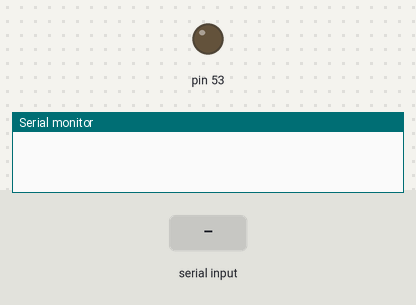
The sketch below on a simulated Arduino Mega 2560, built with avr-gcc and run on an emulated ATmega2560. Shown: output pins drawn as LEDs (lit = HIGH), the last lines printed to the serial monitor. The inputs (shaded band) are chosen by the test bench.

Above: at 1.2 s.
1.3 s: "l" received over Serial
At 1.9 s:
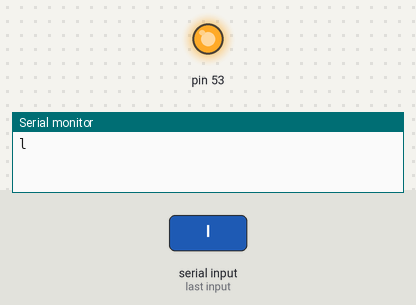
2.8 s: "d" received over Serial
At 4.2 s:
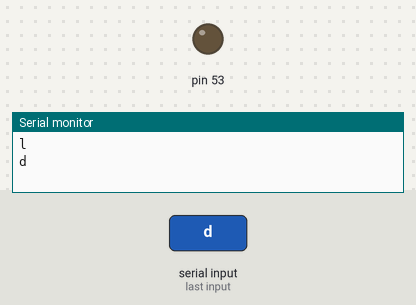
Timing chart, 0 to 5.8 s (numbered marks = the images above; inputs shaded):
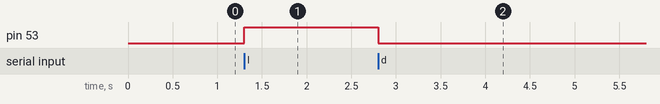

Measured:
- after the input at 1.3 s, pin 53: LOW → HIGH at once
- after the input at 2.8 s, pin 53: HIGH → LOW at once

The sketch:

Teste_rob_.ino
```cpp
char LD;
void setup() {
  Serial.begin(9600);
  pinMode(53, OUTPUT);

}

void loop() {
  if(Serial.available()){
    LD = Serial.read();
    Serial.println(LD);
     switch (LD){
      case 'l':
      digitalWrite(53, HIGH);
      break;
      case 'd':
      digitalWrite(53, LOW);
      break;
      }
    }


}
```
